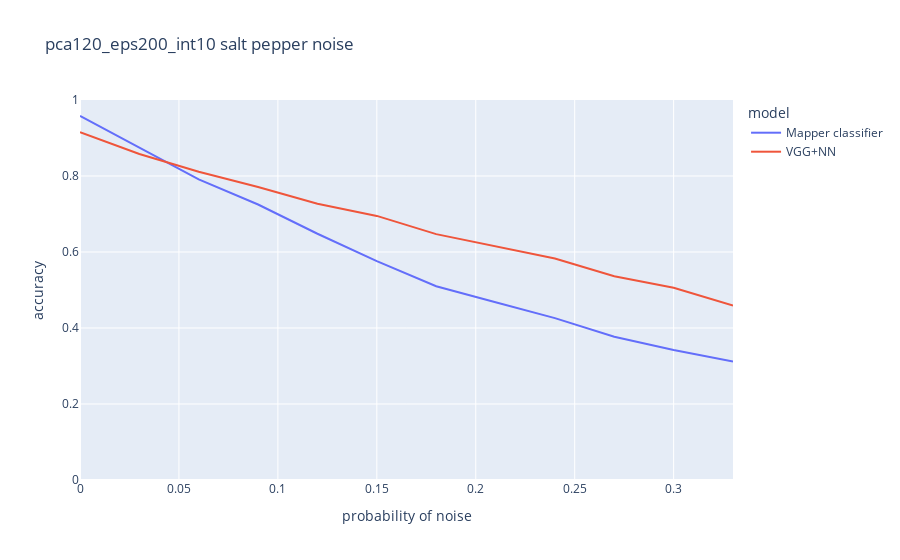

Here is the notebook cell this chart was saved with:
### Code cell
fig = px.line(df,
              x="probability of noise",
              y="accuracy",
              color='model',
              title='pca120_eps200_int10 salt pepper noise',
              range_y=[0,1])
fig.show()

### Figure 1 — Plotly figure (JSON) as saved in the notebook; plotly's stock layout.template omitted (floating-point values rounded to 4 significant figures)
{"data": [{"hovertemplate": "model=Mapper classifier<br>probability of noise=%{x}<br>accuracy=%{y}<extra></extra>", "legendgroup": "Mapper classifier", "line": {"color": "#636efa", "dash": "solid"}, "mode": "lines", "name": "Mapper classifier", "orientation": "v", "showlegend": true, "type": "scatter", "x": [0, 0.03, 0.06, 0.09, 0.12, 0.15, 0.18, 0.21, 0.24, 0.27, 0.3, 0.33], "xaxis": "x", "y": [0.958, 0.875, 0.791, 0.725, 0.648, 0.576, 0.51, 0.468, 0.426, 0.377, 0.342, 0.312], "yaxis": "y"}, {"hovertemplate": "model=VGG+NN<br>probability of noise=%{x}<br>accuracy=%{y}<extra></extra>", "legendgroup": "VGG+NN", "line": {"color": "#EF553B", "dash": "solid"}, "mode": "lines", "name": "VGG+NN", "orientation": "v", "showlegend": true, "type": "scatter", "x": [0, 0.03, 0.06, 0.09, 0.12, 0.15, 0.18, 0.21, 0.24, 0.27, 0.3, 0.33], "xaxis": "x", "y": [0.915, 0.858, 0.811, 0.771, 0.727, 0.695, 0.647, 0.616, 0.583, 0.536, 0.506, 0.459], "yaxis": "y"}], "layout": {"legend": {"title": {"text": "model"}, "tracegroupgap": 0}, "title": {"text": "pca120_eps200_int10 salt pepper noise"}, "xaxis": {"anchor": "y", "domain": [0, 1], "title": {"text": "probability of noise"}}, "yaxis": {"anchor": "x", "domain": [0, 1], "range": [0, 1], "title": {"text": "accuracy"}}}}
